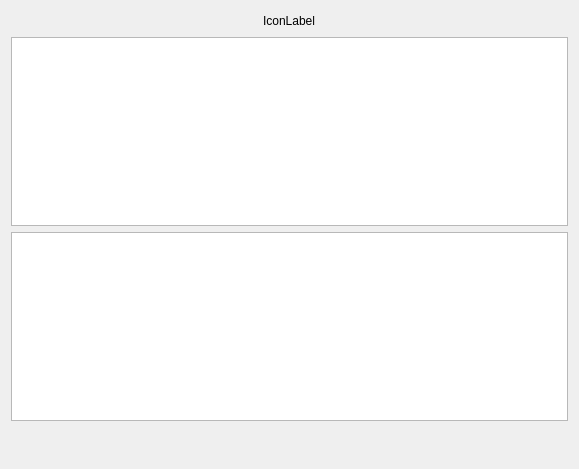
<?xml version="1.0" encoding="UTF-8"?>
<ui version="4.0">
 <class>UploadCreationPageWizard</class>
 <widget class="QWizardPage" name="UploadCreationPageWizard">
  <property name="geometry">
   <rect>
    <x>0</x>
    <y>0</y>
    <width>579</width>
    <height>469</height>
   </rect>
  </property>
  <property name="windowTitle">
   <string>Vector tiles generation</string>
  </property>
  <layout class="QGridLayout" name="gridLayout">
   <item row="2" column="0" colspan="3">
    <widget class="QTableView" name="tableview_execution_list"/>
   </item>
   <item row="1" column="1">
    <widget class="QLabel" name="lbl_step_icon">
     <property name="text">
      <string>IconLabel</string>
     </property>
    </widget>
   </item>
   <item row="1" column="2">
    <spacer name="horizontalSpacer_2">
     <property name="orientation">
      <enum>Qt::Horizontal</enum>
     </property>
     <property name="sizeHint" stdset="0">
      <size>
       <width>40</width>
       <height>20</height>
      </size>
     </property>
    </spacer>
   </item>
   <item row="1" column="0">
    <spacer name="horizontalSpacer">
     <property name="orientation">
      <enum>Qt::Horizontal</enum>
     </property>
     <property name="sizeHint" stdset="0">
      <size>
       <width>40</width>
       <height>20</height>
      </size>
     </property>
    </spacer>
   </item>
   <item row="4" column="1">
    <spacer name="verticalSpacer">
     <property name="orientation">
      <enum>Qt::Vertical</enum>
     </property>
     <property name="sizeHint" stdset="0">
      <size>
       <width>20</width>
       <height>40</height>
      </size>
     </property>
    </spacer>
   </item>
   <item row="3" column="0" colspan="3">
    <widget class="QTextBrowser" name="tbw_errors"/>
   </item>
  </layout>
 </widget>
 <resources/>
 <connections/>
</ui>
